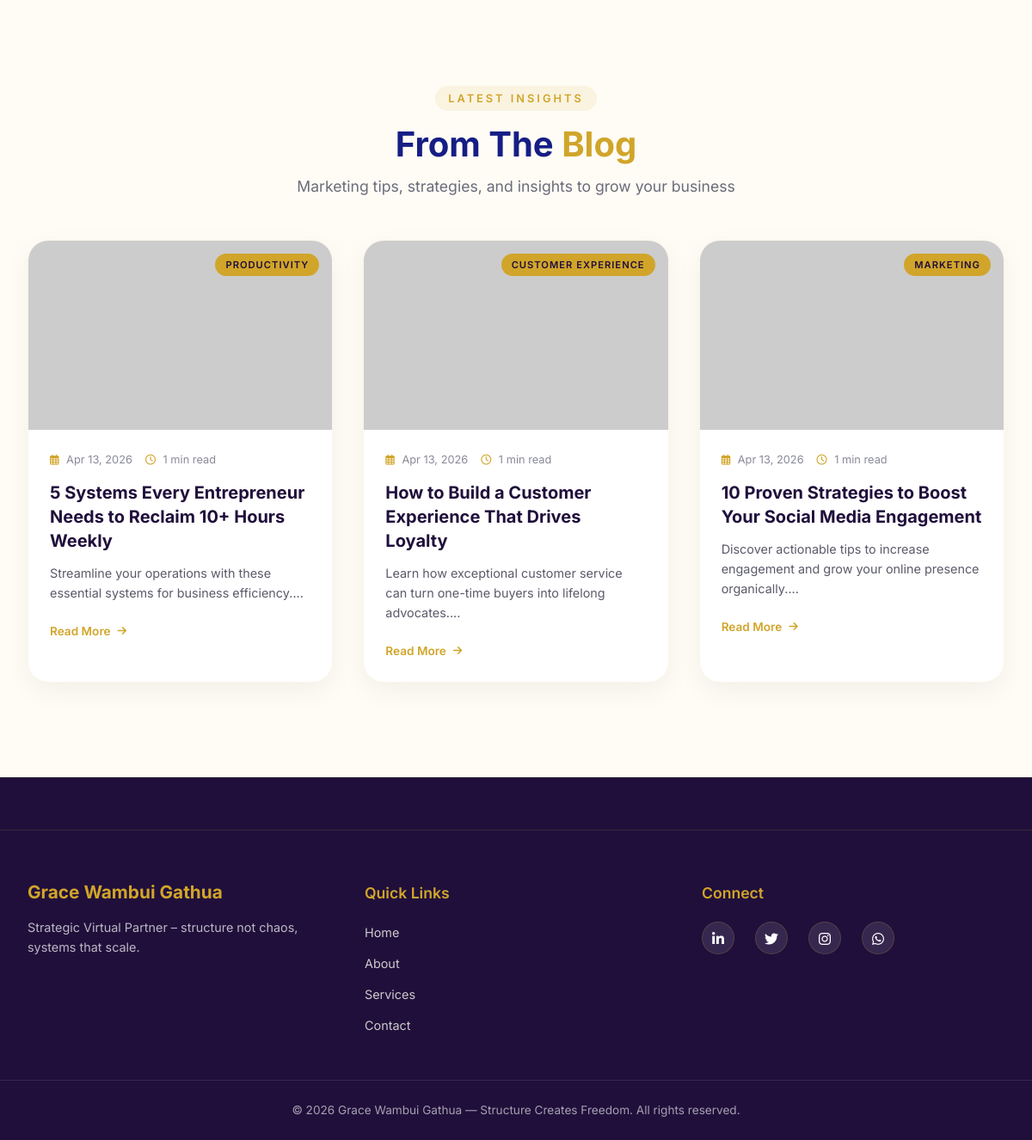
Screenshot of /blog.php with the database file from the repository.
### tables this page shows
CREATE TABLE `blog_posts` (
  `id` int(11) NOT NULL,
  `title` varchar(255) NOT NULL,
  `slug` varchar(255) NOT NULL,
  `category` varchar(50) NOT NULL,
  `content` text NOT NULL,
  `excerpt` varchar(500) DEFAULT NULL,
  `image_url` varchar(255) DEFAULT NULL,
  `author` varchar(100) DEFAULT 'Grace Wambui Gathua',
  `views` int(11) DEFAULT 0,
  `status` enum('draft','published') DEFAULT 'published',
  `created_at` timestamp NOT NULL DEFAULT current_timestamp(),
  `updated_at` timestamp NOT NULL DEFAULT current_timestamp() ON UPDATE current_timestamp()
);

### blog.php (the view, shortened to what this page needs)
<?php
require_once 'config/db_config.php';
$page = isset($_GET['page']) ? (int)$_GET['page'] : 1;
$limit = 6;
$offset = ($page - 1) * $limit;
$query = "SELECT * FROM blog_posts WHERE status = 'published' ORDER BY created_at DESC LIMIT $limit OFFSET $offset";
$result = $conn->query($query);
?>
<!DOCTYPE html>
<html lang="en">
<head>
    <link rel="stylesheet" href="https://cdnjs.cloudflare.com/ajax/libs/font-awesome/6.0.0-beta3/css/all.min.css">
    <link rel="stylesheet" href="css/styles.css">
</head>
<body>
    <?php include 'header.php'; ?>
    <main class="blog-page">
        <div class="container">
            <div class="section-header">
                <div class="section-badge">Latest Insights</div>
                <h2><span class="first-name">From The</span> <span class="last-name">Blog</span></h2>
                <p>Marketing tips, strategies, and insights to grow your business</p>
            </div>
            <div class="blog-grid">
                <?php while ($post = $result->fetch_assoc()): ?>
                <div class="blog-card">
                    <div class="blog-image">
                        <img src="<?php echo htmlspecialchars($post['image_url'] ?: 'https://placehold.co/400x250/200F3B/white?text=' . urlencode($post['category'])); ?>" alt="<?php echo htmlspecialchars($post['title']); ?>">
                        <div class="blog-category"><?php echo htmlspecialchars($post['category']); ?></div>
                    </div>
                    <div class="blog-content">
                        <div class="blog-meta">
                            <span><i class="far fa-calendar-alt"></i> <?php echo date('M d, Y', strtotime($post['created_at'])); ?></span>
                            <span><i class="far fa-clock"></i> <?php echo ceil(str_word_count(strip_tags($post['content'])) / 200); ?> min read</span>
                        </div>
                        <h3><?php echo htmlspecialchars($post['title']); ?></h3>
                        <p><?php echo htmlspecialchars(substr(strip_tags($post['excerpt'] ?: $post['content']), 0, 120)) . '...'; ?></p>
                        <a href="single-blog.php?slug=<?php echo $post['slug']; ?>" class="blog-read-more">Read More <i class="fas fa-arrow-right"></i></a>
                    </div>
                </div>
                <?php endwhile; ?>
            </div>
        </div>
    </main>
    <?php include 'footer.php'; ?>
</body>
</html>

### header.php (shortened to what this page needs)
<!DOCTYPE html>
<html lang="en">
<head>
    <link rel="stylesheet" href="https://cdnjs.cloudflare.com/ajax/libs/font-awesome/6.0.0-beta3/css/all.min.css">
    <link rel="stylesheet" href="css/styles.css">
</head>
<body>

### footer.php (shortened to what this page needs)
<footer class="footer">
  <footer class="footer">
    <div class="container footer-grid">
      <div class="footer-about">
        <h3><span class="first-name"></span> <span class="last-name">Grace Wambui Gathua</span></h3>
        <p>Strategic Virtual Partner – structure not chaos, systems that scale.</p>
      </div>
      <div class="footer-links">
        <h4>Quick Links</h4>
        <ul>
          <li><a href="#home">Home</a></li>
          <li><a href="#about">About</a></li>
          <li><a href="#services">Services</a></li>
          <li><a href="#contact">Contact</a></li>
        </ul>
      </div>
      <div class="footer-social">
        <h4>Connect</h4>
        <div class="social-icons">
          <a href="https://www.linkedin.com/in/wambui-gathua/"><i class="fab fa-linkedin-in"></i></a>
          <a href="#"><i class="fab fa-twitter"></i></a>
          <a href="#"><i class="fab fa-instagram"></i></a>
          <a href="https://wa.me/254734334737" target="_blank"><i class="fab fa-whatsapp"></i></a>
        </div>
      </div>
    </div>
    <div class="copyright">
      <p>© 2026 Grace Wambui Gathua — Structure Creates Freedom. All rights reserved.</p>
    </div>
  </footer>
</footer>
</body>
</html>

### blog.php (style rules this page uses)
.blog-page { padding-top: 100px; padding-bottom: 60px; }

### rows the page displays
blog_posts: category "PRODUCTIVITY", created_at "Apr 13, 2026", ceil(str_word_count(strip_tags($post['content']))/200) "1", title "5 Systems Every Entrepreneur Needs to Reclaim 10+ Hours Weekly", excerpt "Streamline your operations with these essential systems for business efficiency."
blog_posts: category "CUSTOMER EXPERIENCE", created_at "Apr 13, 2026", ceil(str_word_count(strip_tags($post['content']))/200) "1", title "How to Build a Customer Experience That Drives Loyalty", excerpt "Learn how exceptional customer service can turn one-time buyers into lifelong advocates."
blog_posts: category "MARKETING", created_at "Apr 13, 2026", ceil(str_word_count(strip_tags($post['content']))/200) "1", title "10 Proven Strategies to Boost Your Social Media Engagement", excerpt "Discover actionable tips to increase engagement and grow your online presence organically."
